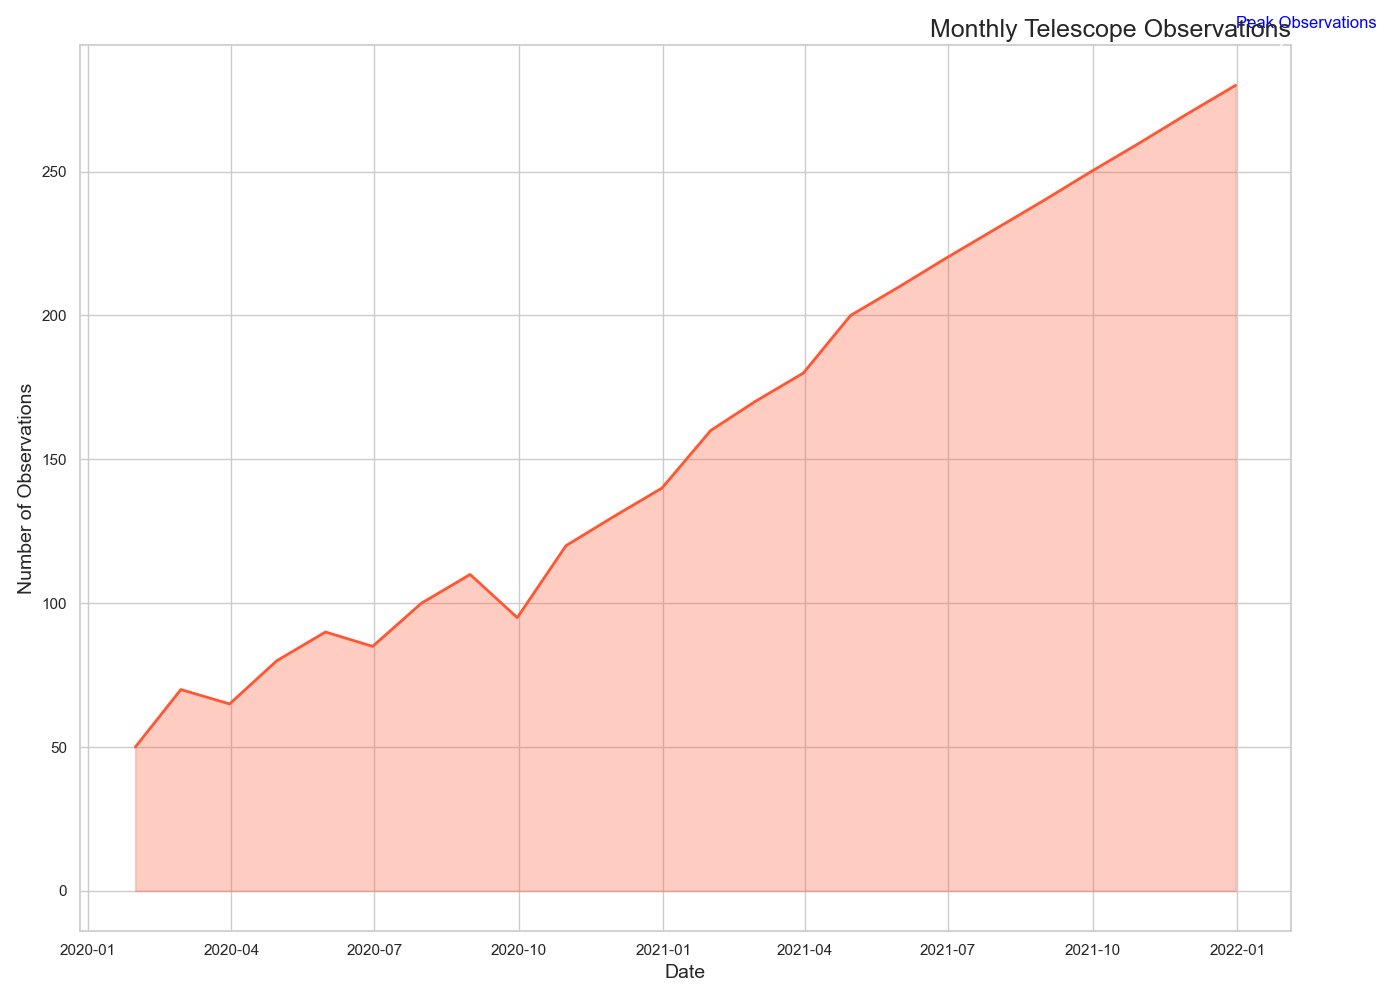

The Python source for this figure:

import pandas as pd
import matplotlib.pyplot as plt
import seaborn as sns

# Data preparation
data = {
    'Date': pd.date_range(start='2020-01-01', periods=24, freq='M'),
    'Observations': [50, 70, 65, 80, 90, 85, 100, 110, 95, 120, 130, 140, 160, 170, 180, 200, 210, 220, 230, 240, 250, 260, 270, 280]
}

df = pd.DataFrame(data)

# Plotting
plt.figure(figsize=(14, 10))
sns.set(style="whitegrid")

# Create the area chart
area_plot = sns.lineplot(x='Date', y='Observations', data=df, color='#ff5733', linewidth=2)
area_plot.fill_between(df['Date'], df['Observations'], color='#ff5733', alpha=0.3)

# Adding title and labels
plt.title('Monthly Telescope Observations', fontsize=18, loc='right')
plt.xlabel('Date', fontsize=14)
plt.ylabel('Number of Observations', fontsize=14)

# Adding annotation
max_observation_date = df.loc[df['Observations'].idxmax(), 'Date']
max_observation_value = df['Observations'].max()
plt.annotate('Peak Observations', xy=(max_observation_date, max_observation_value),
             xytext=(max_observation_date, max_observation_value + 20),
             arrowprops=dict(facecolor='blue', arrowstyle='->'),
             fontsize=12, color='blue')

plt.tight_layout()
plt.show()
